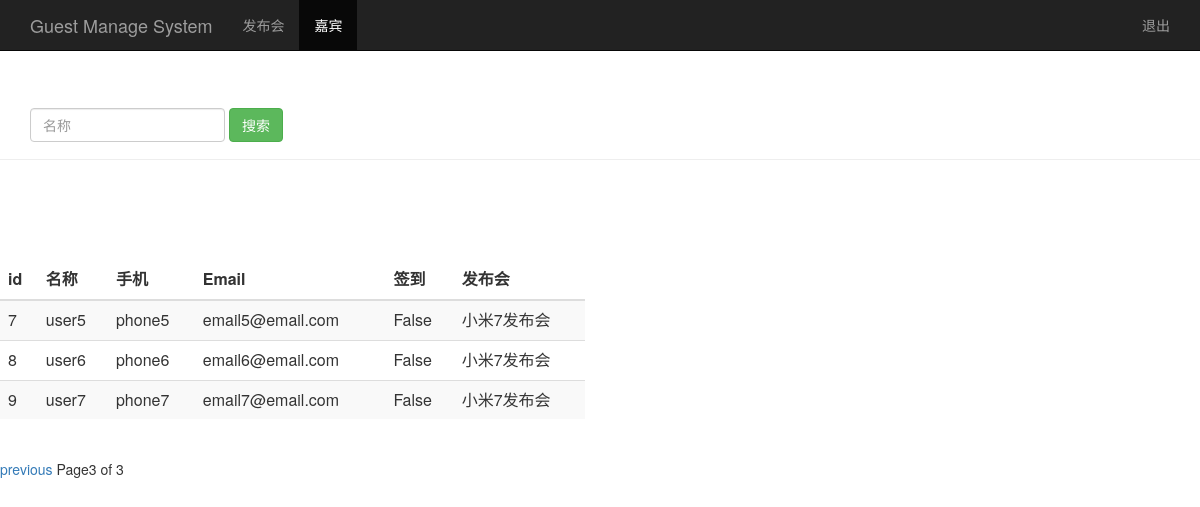
/guest_manage/?page=3, run on the app's committed database.
### sign/models.py (models this page shows, shortened)
class Guest(models.Model):
    event = models.ForeignKey(Event, null = True, on_delete=models.SET_NULL) #关联发布会id
    realname = models.CharField(max_length=64) #姓名
    phone = models.CharField(max_length=16) #手机号
    email = models.EmailField() #邮箱
    sign = models.BooleanField() #签到状态
    create_time = models.DateTimeField(auto_now=True) #创建时间
    class Meta:
        unique_together = ("event","phone") #发布会id和手机号作为联合主键

class Event(models.Model):
    name = models.CharField(max_length=100)  #发布会标题
    limit = models.IntegerField() #参加人数
    status = models.BooleanField() #状态
    address = models.CharField(max_length=200) #发布会地址
    start_time = models.DateTimeField('events time') #发布会时间
    create_time = models.DateTimeField(auto_now = True) #创建时间(自动获取当前时间)
    def __str__(self):
        return self.name

### sign/views.py (the view)
# urls.py: path('guest_manage/',views.guest_manage),
def guest_manage(request):
    username = request.session.get('user','')
    guest_list = Guest.objects.all().order_by('id')
    paginator = Paginator(guest_list,3)
    page = request.GET.get('page')
    try:
        contacts = paginator.page(page)
    except PageNotAnInteger:
        contacts = paginator.page(1)
    return render(request, 'guest_manage.html',{'user':username,'guests':contacts})

### sign/templates/guest_manage.html (shortened to what this page needs)
<html lang="zh-CN">
    <head>
        {% load bootstrap3 %}
        {% bootstrap_css %}
    </head>
    <body role="document">
        <nav class="navbar navbar-inverse navbar-fixed-top">
            <div class="container">
                <div class="navbar-header">
                    <a class="navbar-brand" href="/event_manage/">Guest Manage System</a>
                </div>
                <div id="navbar" class="collapse navbar-collapse">
                    <ul class="nav navbar-nav">
                        <li><a href="/event_manage/">发布会</a></li>
                        <li class="active"><a href="#">嘉宾</a></li>
                    </ul>
                    <ul class="nav navbar-nav navbar-right">
                        <li><a href="#">{{ user }}</a></li>
                        <li><a href="/logout/">退出</a></li>
                    </ul>
                </div>
            </div>
        </nav>
        <div class="page-header" style="padding-top:60px">
            <div id="navbar" class="navbar-collapse collapse">
                <form class="navbar-form" method="get" action="/search_guest_name/">
                    <div class="form-group">
                        <input name="name" type="text" placeholder="名称" class="form-control">
                    </div>
                    <button type="submit" class="btn btn-success">搜索</button>
                </form>
            </div>
        </div>
        <div class="row" style="padding-top:80px">
            <div class="col-md-6">
                <table class="table table-striped">
                    <thead>
                        <tr>
                            <th>id</th>
                            <th>名称</th>
                            <th>手机</th>
                            <th>Email</th>
                            <th>签到</th>
                            <th>发布会</th>
                        </tr>
                    </thead>
                    <tbody>
                        {% for guest in guests %}
                            <tr>
                                <td>{{ guest.id }}</td>
                                <td>{{ guest.realname }}</td>
                                <td>{{ guest.phone }}</td>
                                <td>{{ guest.email }}</td>
                                <td>{{ guest.sign }}</td>
                                <td>{{ guest.event }}</td>
                            </tr>
                        {% endfor %}
                    </tbody>
                </table>
            </div>
        </div>
    <div class="pagination">
        <span class="step-links">
            {% if guests.has_previous %}
                {% if search_name %}
                    <a href="?name={{ search_name }}&page={{ guests.previous_page_number }}">previous</a>
                {% else %}
                    <a href="?page={{ guests.previous_page_number }}">previous</a>
                {% endif %}
            {% endif %}
            <span class="current">
                Page{{ guests.number }} of {{ guests.paginator.num_pages }}
            </span>
        </span>
    </div>
    </body>
</html>

### data on the page
Guest: id "7", realname "user5", phone "phone5", email "email5@email.com", sign "False", event "小米7发布会"
Guest: id "8", realname "user6", phone "phone6", email "email6@email.com", sign "False", event "小米7发布会"
Guest: id "9", realname "user7", phone "phone7", email "email7@email.com", sign "False", event "小米7发布会"

### other printed values
{{ guests.number }} "3"
{{ guests.paginator.num_pages }} "3"
